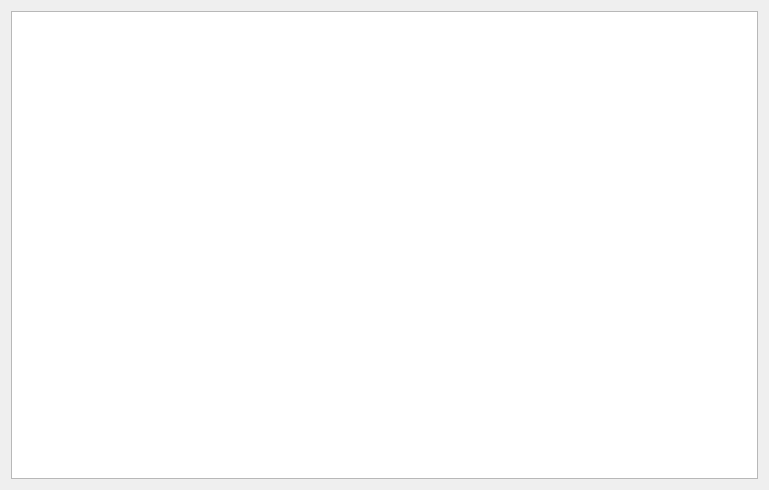
<?xml version="1.0" encoding="UTF-8"?>
<ui version="4.0">
 <class>MainWindow</class>
 <widget class="QMainWindow" name="MainWindow">
  <property name="geometry">
   <rect>
    <x>0</x>
    <y>0</y>
    <width>769</width>
    <height>490</height>
   </rect>
  </property>
  <property name="windowTitle">
   <string>MainWindow</string>
  </property>
  <widget class="QWidget" name="centralWidget">
   <layout class="QVBoxLayout" name="verticalLayout">
    <item>
     <widget class="QTextBrowser" name="textBrowser"/>
    </item>
   </layout>
  </widget>
 </widget>
 <layoutdefault spacing="6" margin="11"/>
 <resources/>
 <connections/>
</ui>
